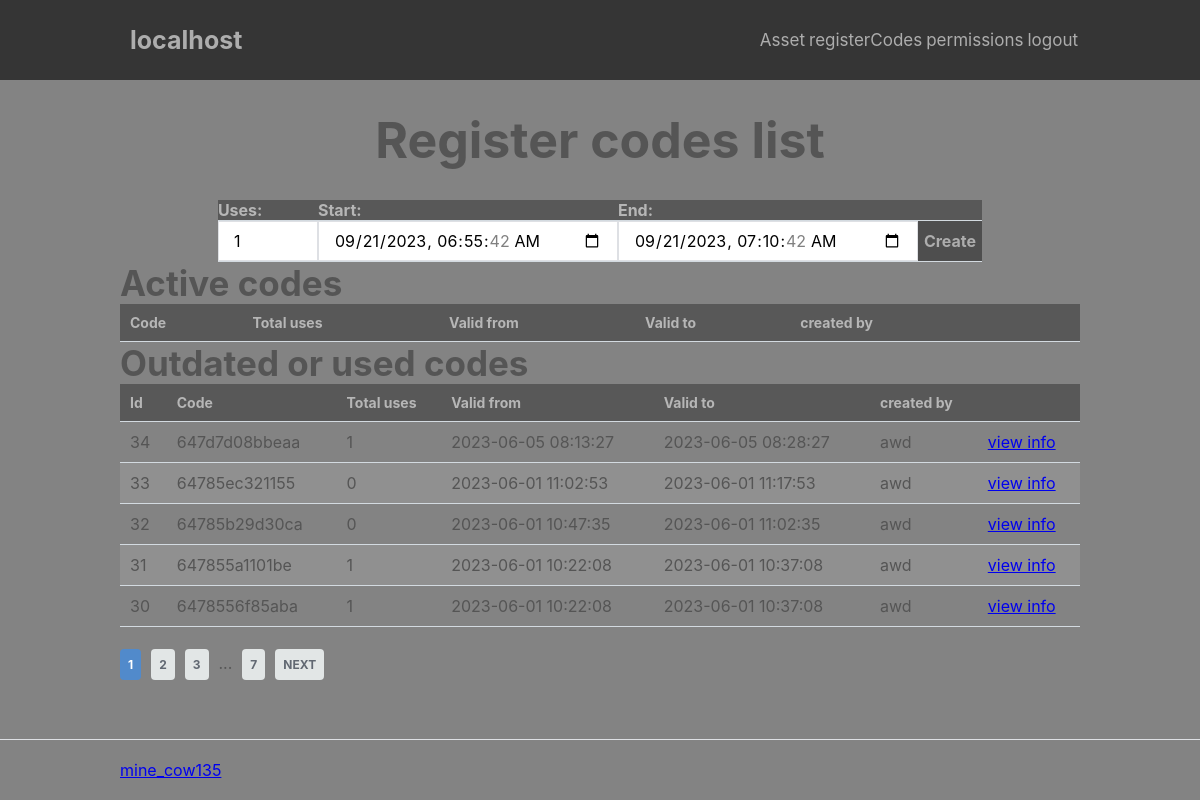
Screenshot of /index.php?page=adm/registerCodes/list (signed in) with the database file from the repository.
### tables this page shows
CREATE TABLE `registerCodes` (
  `id` int NOT NULL,
  `code` varchar(15) NOT NULL,
  `createdBy` int NOT NULL,
  `TotalUses` int NOT NULL,
  `disabled` tinyint(1) NOT NULL DEFAULT '0',
  `start` datetime NOT NULL DEFAULT CURRENT_TIMESTAMP,
  `end` datetime NOT NULL
);

CREATE TABLE `users` (
  `id` int NOT NULL,
  `username` varchar(100) NOT NULL,
  `email` varchar(100) NOT NULL,
  `password` text,
  `discordId` varchar(50) DEFAULT NULL,
  `date_time` datetime NOT NULL DEFAULT CURRENT_TIMESTAMP,
  `enbled` tinyint(1) NOT NULL DEFAULT '1'
);

### index.php (called while the page is built, shortened)
<?php
include 'functions.php';
$page = isset($_GET['page']) && file_exists('pages/' . $_GET['page'] . '.php') ? $_GET['page'] : 'home';
include 'pages/' . $page . '.php';

### pages/adm/registerCodes/list.php (the view, shortened to what this page needs)
<?php
$date = date("Y-m-d H:i:s");
$d=strtotime("+15 min");
$date15 = date("Y-m-d H:i:s", $d);
$sql = "SELECT registerCodes.id, registerCodes.code, registerCodes.createdBy, users.username, registerCodes.totalUses, registerCodes.start, registerCodes.end FROM registerCodes LEFT JOIN users ON registerCodes.createdBy = users.id ORDER BY `registerCodes`.`start` DESC";
    $stmt = $pdo->prepare($sql);
    $stmt->execute();
    $code = $stmt->fetchAll(PDO::FETCH_ASSOC);
$allcodes = in_array("registerCodes.all", array_column($_SESSION["permissions"], 'permissionName'));
?>
<div class="content-wrapper-center">
    <h1 class="head">Register codes list</h1>
</div>
<div class="content-wrapper2">
    <div class="createCode">
        <form action="" method="post">
            <table>
                <thead>
                    <tr>
                        <td><label for="uses">Uses: </label></td>
                        <td><label for="start">Start: </label></td>
                        <td><label for="end">End: </label></td>
                        <td></td>
                    </tr>
                </thead>
                <tr>
                    <td><input type="number" name="uses" id="uses" value="1" min="1"></td>
                    <td><input type="datetime-local" name="start" id="start" value="<?= $date ?>" min="<?= $date ?>"></td>
                    <td><input type="datetime-local" name="end" id="end" value="<?= $date15 ?>" min="<?= $date ?>"></td>
                    <td><button type="submit">Create</button></td>
                </tr>
            </table>
        </form>
    </div>
    <?php
        foreach ($code as $i) {
            if ((($i["createdBy"] == $_SESSION["id"]) || $allcodes) && ((0 < $i["totalUses"] && $date >= $i["start"] && $date >= $i["end"] ) || 1 > $i["totalUses"])) {
                $used[] = $i;
            }
        }
    ?>
<?php
    $num_on_page = 5;
?>
<h3>Active codes</h3>
    <form action="" method="post">
        <table>
            <thead>
                <tr>
                    <td>Code</td>
                    <td>Total uses</td>
                    <td>Valid from</td>
                    <td>Valid to</td>
                    <?php
                if ($allcodes) {
                    ?>
                    <td>created by</td>
                <?php
                }
                ?>
                    <td></td>
                    <td></td>
                </tr>
            </thead>
        </table>
    </form>
    <?php
    if (!empty($used)) {
        $used_g = count($used);
        $used_p = isset($_GET['used']) && is_numeric($_GET['used']) ? $_GET['used'] : 1;
        $array_start = ($used_p - 1) * $num_on_page;
        $array_part = array_slice($used, $array_start, $num_on_page);
    }
?>
<h3>Outdated or used codes</h3>
    <table>
        <thead>
            <tr>
                <td>Id</td>
                <td>Code</td>
                <td>Total uses</td>
                <td>Valid from</td>
                <td>Valid to</td>
                <?php
                if ($allcodes) {
                    ?>
                <td>created by</td>
            <?php
                }
            ?>
                <td></td>
            </tr>
        </thead>
    <?php
        foreach ($array_part as $i) {
            if ((($i["createdBy"] == $_SESSION["id"]) || $allcodes) && ((0 < $i["totalUses"] && $date >= $i["start"] && $date >= $i["end"] ) || 1 > $i["totalUses"])) {
                ?>
                <tr>
                    <td><?= $i["id"] ?></td>
                    <td><?= $i["code"] ?></td>
                    <td><?= $i["totalUses"] ?></td>
                    <td><?= $i["start"] ?></td>
                    <td><?= $i["end"] ?></td>
                    <?php
                if ($allcodes) {
                    ?>
                    <td><?= $i["username"] ?></td>
                    <?php
                }
                    ?>
                    <td><a href="index.php?page=adm/registerCodes/used&id=<?= $i["id"] ?>">view info</a></td>
                </tr>
                <?php
            }
        }
    ?>
    </table>
<div>
    <?php if (ceil($used_g / $num_on_page) > 0): ?>
        <ul class="pagination">
            <li class="currentpage"><a href="index.php?page=adm/registerCodes/list&active=<?= $_GET["active"] ?>&used=<?php echo $used_p ?>"><?php echo $used_p ?></a></li>
            <?php if ($used_p+1 < ceil($used_g / $num_on_page)+1): ?><li class="page"><a href="index.php?page=adm/registerCodes/list&active=<?= $_GET["active"] ?>&used=<?php echo $used_p+1 ?>"><?php echo $used_p+1 ?></a></li><?php endif; ?>
            <?php if ($used_p+2 < ceil($used_g / $num_on_page)+1): ?><li class="page"><a href="index.php?page=adm/registerCodes/list&active=<?= $_GET["active"] ?>&used=<?php echo $used_p+2 ?>"><?php echo $used_p+2 ?></a></li><?php endif; ?>
            <?php if ($used_p < ceil($used_g / $num_on_page)-2): ?>
                <li class="dots">...</li>
                <li class="end"><a href="index.php?page=adm/registerCodes/list&active=<?= $_GET["active"] ?>&used=<?php echo ceil($used_g / $num_on_page) ?>"><?php echo ceil($used_g / $num_on_page) ?></a></li>
            <?php endif; ?>
            <?php if ($used_p < ceil($used_g / $num_on_page)): ?>
                <li class="next"><a href="index.php?page=adm/registerCodes/list&active=<?= $_GET["active"] ?>&used=<?php echo $used_p+1 ?>">Next</a></li>
            <?php endif; ?>
        </ul>
    <?php endif; ?>
</div>
</div>
<?= template_footer() ?>

### css/var.css (style rules this page uses)
* { --color_bg_background: #838383; --color_border: #dee0e4; --color_confirm: #38b673; --color_confirm_hover: #32a367; --color_txt_h_1: #adadad; --color_txt_h_2: #555555; --color_txt_p_1: #adadad; --color_txt_p_2: #555555; --color_txt_p_1: #cacaca; --size_tx_h1_1: 50px; --size_tx_h1_2: ; --size_tx_h1_3: 25px; --size_tx_h2_1: 40px; --size_tx_h2_2: 30px; --size_tx_h2_3: ; --size_tx_h3_1: 35px; --size_tx_h3_2: ; --size_tx_h3_3: ; --size_tx_h4_1: 30px; --size_tx_h4_2: ; --size_tx_h4_3: ; --size_tx_h5_1: 25px; --size_tx_h5_2: ; --size_tx_h5_3: ; --size_tx_h6_1: 20px; --size_tx_h6_2: ; --size_tx_h6_3: ; --size_text_header_h1: 25px; --size_text_header: 17px; --size_text_header_span: 12px; --size_item_span: 16px; --place_item_span_top: 22px; --place_item_span_right: 0px; --color_bg_header: #353535; --color_h_table: #b6b6b6; --color_bg_box: #5e5d5d; --color_bg_box_submit: #4e4e4e; --color_bg_box_submit_hover:#3b3b3b; }

### css/style.css (style rules this page uses)
* { box-sizing: border-box; font-family: -apple-system, BlinkMacSystemFont, "segoe ui", roboto, oxygen, ubuntu, cantarell, "fira sans", "droid sans", "helvetica neue", Arial, sans-serif; font-size: 16px; -webkit-font-smoothing: antialiased; -moz-osx-font-smoothing: grayscale; box-sizing: border-box }
html { height: 100%; width: 100%; background-color: var(--color_bg_background); }
body { position: relative; min-height: 100vh; color: #555555; margin: 0; margin-bottom: 20px; }
h1, h2, h3, h4, h5 { color: var(--color_txt_h_2); margin: 0; }
h1 { font-size: var(--size_tx_h1_1); padding: 30px; }
h3 { font-size: var(--size_tx_h3_1); }
.content-wrapper, .content-wrapper-center { width: 80%; margin: 0 auto; display: flex; flex-wrap: wrap; }
.content-wrapper-center { justify-content: center; }
.content-wrapper2, .content-wrapper2-center { width: 80%; margin: 0 auto; display: flex; flex-wrap: wrap; flex-direction: column; }

### css/table.css (style rules this page uses)
table { width: 100%; padding-top: 30px; border-collapse: collapse; }
table thead { background-color: #585858; border-bottom: 1px solid #d3dae0; }
table thead td { padding: 10px; font-weight: bold; color: var(--color_h_table); font-size: 14px; }
table tbody tr { border-bottom: 1px solid #d3dae0; }
table tbody tr:nth-child(even) { background-color: #909090; }
table tbody tr td { padding: 10px; }

### css/pagination.css (style rules this page uses)
.pagination { list-style-type: none; padding: 10px 0; display: inline-flex; justify-content: space-between; box-sizing: border-box; }
.pagination li { box-sizing: border-box; padding-right: 10px; }
.pagination li a { box-sizing: border-box; background-color: #e2e6e6; padding: 8px; text-decoration: none; font-size: 12px; font-weight: bold; color: #616872; border-radius: 4px; }
.pagination .next a, .pagination .prev a { text-transform: uppercase; font-size: 12px; }
.pagination .currentpage a { background-color: #518acb; color: #fff; }

### css/createcode.css (style rules this page uses)
.createCode { width: 100%; display: flex; justify-content: center; }
.createCode form input { height: 40px; border: 1px solid var(--color_border); padding: 0 15px; }
.createCode form input[type="number"] { width: 100px; }
.createCode form input[type="datetime-local"] { width: 300px; }
.createCode form button { height: 40px; background-color: var(--color_bg_box_submit); border: 0; cursor: pointer; font-weight: bold; color: var(--color_txt_h_1); transition: background-color 0.2s; }
.createCode table { width: 100%; padding-top: 30px; border-collapse: collapse; }
.createCode table thead { background-color: #585858; border-bottom: 1px solid #d3dae0; }
.createCode table thead td { padding: 0px; font-weight: bold; color: var(--color_h_table); font-size: 14px; }
.createCode table tbody tr { border-bottom: 1px solid #d3dae0; }
.createCode table tbody tr td { padding: 0px; }

### rows the page displays
registercodes: id "34", code "647d7d08bbeaa", TotalUses "1", start "2023-06-05 08:13:27", end "2023-06-05 08:28:27", createdBy.username "awd"
registercodes: id "33", code "64785ec321155", TotalUses "0", start "2023-06-01 11:02:53", end "2023-06-01 11:17:53", createdBy.username "awd"
registercodes: id "32", code "64785b29d30ca", TotalUses "0", start "2023-06-01 10:47:35", end "2023-06-01 11:02:35", createdBy.username "awd"
registercodes: id "31", code "647855a1101be", TotalUses "1", start "2023-06-01 10:22:08", end "2023-06-01 10:37:08", createdBy.username "awd"
registercodes: id "30", code "6478556f85aba", TotalUses "1", start "2023-06-01 10:22:08", end "2023-06-01 10:37:08", createdBy.username "awd"

### other values shown
$name "localhost"
$i['permissionName'] "Asset"
$i['permissionName'] "registerCodes"
$i['permissionName'] "permissions"
$i['permissionName'] "logout"
$used_p "1"
$used_p+1 "2"
$used_p+2 "3"
ceil($used_g / $num_on_page) "7"
